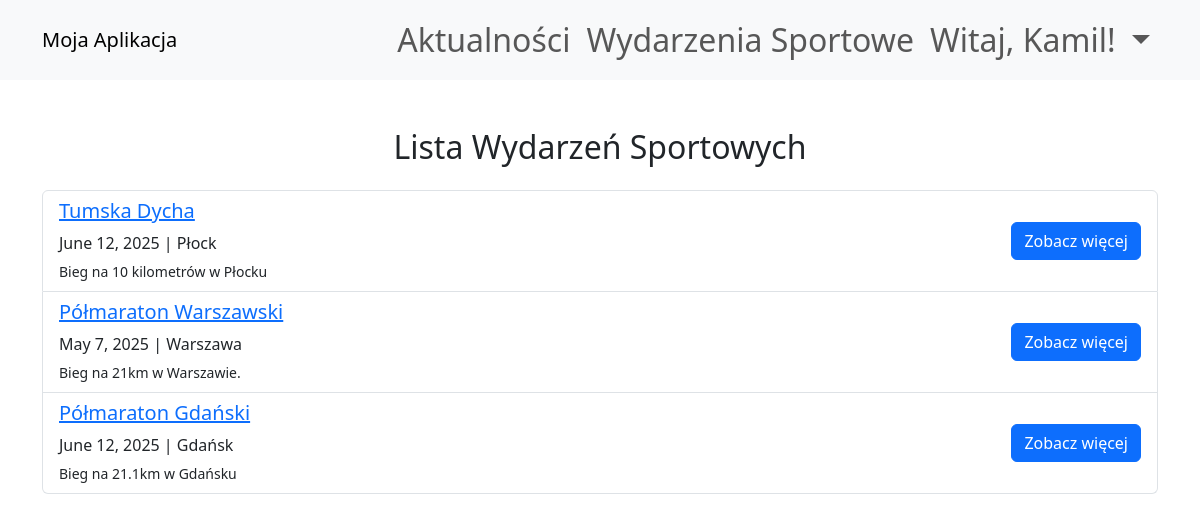
Screenshot of /events/ (signed in) with the database file from the repository.
### events/models.py (models this page shows, shortened)
class Event(models.Model):
    title = models.CharField(max_length=200)
    description = models.TextField()
    date = models.DateField()
    time = models.TimeField()
    location = models.CharField(max_length=255)
    max_participants = models.IntegerField()

### events/views.py (the view)
# urls.py: path('events/', views.event_list, name='event_list'),
def event_list(request):
    events = Event.objects.all()
    return render(request, 'events/event_list.html', {'events': events})

### events/templates/events/event_list.html (shortened to what this page needs)
<!DOCTYPE html>
<html lang="pl">
<head>
    <link href="https://cdn.jsdelivr.net/npm/bootstrap@5.3.0/dist/css/bootstrap.min.css" rel="stylesheet">
</head>
<body>
<nav class="navbar navbar-expand-lg navbar-light bg-light">
    <div class="container">
        <a class="navbar-brand" href="/">Moja Aplikacja</a>
        <div class="collapse navbar-collapse" id="navbarNav">
            <ul class="navbar-nav ms-auto">
                <li class="nav-item">
                    <a class="nav-link" href="#">Aktualności</a>
                </li>
                <li class="nav-item">
                    <a class="nav-link" href="{% url 'event_list' %}">Wydarzenia Sportowe</a>
                </li>
                {% if user.is_authenticated %}
                    <li class="nav-item dropdown">
                        <a class="nav-link dropdown-toggle" href="#" id="userDropdown" role="button" data-bs-toggle="dropdown" aria-expanded="false">
                            Witaj, {{ user.first_name }}!
                        </a>
                    </li>
                {% endif %}
            </ul>
        </div>
    </div>
</nav>
    <div class="container mt-5">
        <h2 class="text-center mb-4">Lista Wydarzeń Sportowych</h2>
        {% if events %}
            <ul class="list-group">
                {% for event in events %}
                    <li class="list-group-item d-flex justify-content-between align-items-center">
                        <div>
                            <h5><a href="{% url 'event_detail' event.id %}">{{ event.title }}</a></h5>
                            <p class="mb-1">{{ event.date }} | {{ event.location }}</p>
                            <small>{{ event.description|truncatechars:100 }}</small>
                        </div>
                        <a href="{% url 'event_detail' event.id %}" class="btn btn-primary">Zobacz więcej</a>
                    </li>
                {% endfor %}
            </ul>
        {% else %}
            <p class="text-center text-muted">Brak dostępnych wydarzeń.</p>
        {% endif %}
    </div>
</body>
</html>

### events/templates/events/event_list.html (style rules this page uses)
.navbar-nav .nav-link { font-size: 2rem; }

### rows the page displays
Event: title "Tumska Dycha", date "June 12, 2025", location "Płock", description "Bieg na 10 kilometrów w Płocku"
Event: title "Półmaraton Warszawski", date "May 7, 2025", location "Warszawa", description "Bieg na 21km w Warszawie."
Event: title "Półmaraton Gdański", date "June 12, 2025", location "Gdańsk", description "Bieg na 21.1km w Gdańsku"

### other values shown
{{ user.first_name }} "Kamil"
